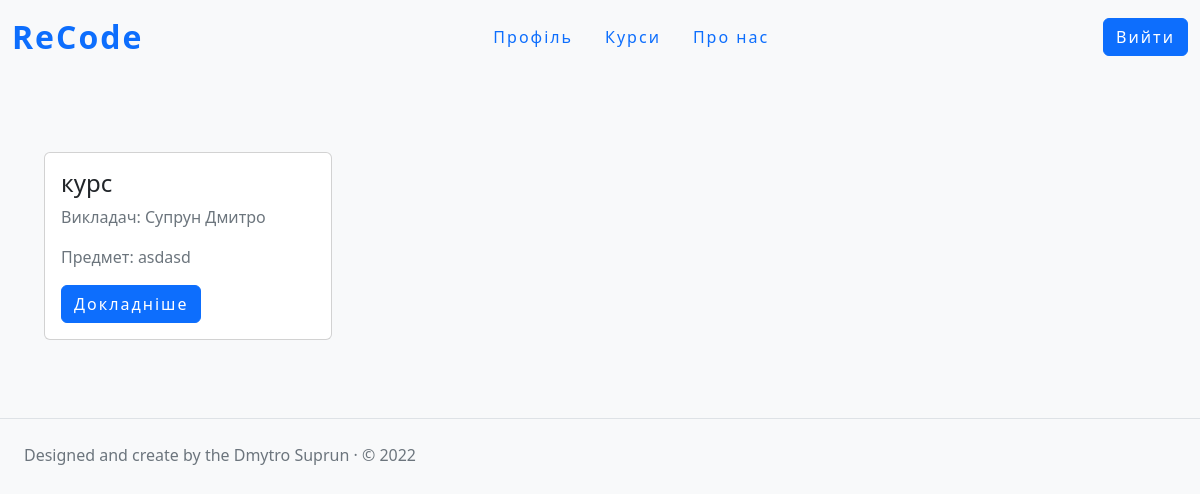
The page /course/ (signed in) on the database its author committed.
### course/models.py (models this page shows, shortened)
class CourseConfig(models.Model):
    name=models.CharField('Назва курсу', max_length=255)
    course_slug=models.SlugField('URL', db_index=True, unique=True, max_length=255)
    subject=models.CharField('Предмет', max_length=255)
    date_creating=models.DateField(auto_now_add=True)
    def get_absolute_url(self):
        return reverse('detail_course', kwargs={'course_slug':self.course_slug})
    class Meta:
        ordering = ['-pk']

### course/views.py (the view, shortened to what this page needs)
# urls.py: path('', show_all_course, name='all_course'),
@login_required
def show_all_course(request):
    user_role = get_role(request)
    if user_role == 'anonymousStudent':
        context = {
            'title': 'Курси',
            'type': user_role
        }
    elif user_role == 'student':
        courses=[]
        teachers_on_course={}
        this_student_info=StudentInCourse.objects.filter(e_mail=request.user.email)
        for record in this_student_info:
            courses.append(record.course)
        for course in courses:
            list_with_teachers = []
            teachers_local=TeacherInCourse.objects.filter(course=course)
            for teacher in teachers_local:
                try:
                    tmp=User.objects.get(email=teacher.e_mail)
                    this_teacher=f'{tmp.first_name} {tmp.last_name},'
                except:
                    this_teacher=f'Не автентифікований({teacher.e_mail}),'
                list_with_teachers.append(this_teacher)
            teachers_on_course[course]=list_with_teachers
        for val in teachers_on_course.values():
            try:
                val[-1]=val[-1].replace(val[-1][-1], '')
            except Exception:
                continue
        context = {
            'title': 'Курси',
            'type': user_role,
            'courses':teachers_on_course.items(),
        }
    return render(request, 'course/all course.html', context=context)

### staticPages/views.py (called while the page is built)
def get_role(req):
    if req.user.is_anonymous:
        return 'anonymous'
    elif len(TeacherInCourse.objects.filter(e_mail=req.user.email))==0:
        if len(StudentInCourse.objects.filter(e_mail=req.user.email))==0:
            return 'anonymousStudent'
        return 'student'
    return 'teacher'

### course/templates/course/all course.html
{% extends "course/course-layout.html" %}
{%load static%}
{%block styles%}<link rel="stylesheet" href="{%static 'course/css/all_course_style.css'%}">{%endblock%}
{%block content%}
    <div class="grid-4-block-with-course">
        {%for course, teachers in courses%}
            <div class="card card_marg" style="width: 18rem;">
                  <div class="card-body">
                        <h4 class="card-title">{{course.name}}</h4>
                        <p class="text-muted">Викладач:
                            {%for teacher in teachers%}
                                {{teacher}}
                            {%endfor%}
                        </p>
                        <p class="text-muted">Предмет: {{course.subject}}</p>
                        <a href="{{ course.get_absolute_url }}" class="btn btn-primary detail-course-button">Докладніше</a>
                  </div>
            </div>
        {%endfor%}
    </div>
{%endblock%}

### course/static/course/css/all_course_style.css (style rules this page uses)
.grid-4-block-with-course { display:grid; grid-template-columns: repeat(auto-fill, 310px); margin-top:5%; margin-bottom:5%; }
.detail-course-button { letter-spacing: 2px; }
.detail-course-button:not(hover) { background-color:#0d6efd; transition:all 1.1s ease 1ms }
.card_marg { margin:20px; }

### rows shown on the page
CourseConfig: name "курс", teachers "Супрун Дмитро", subject "asdasd"
